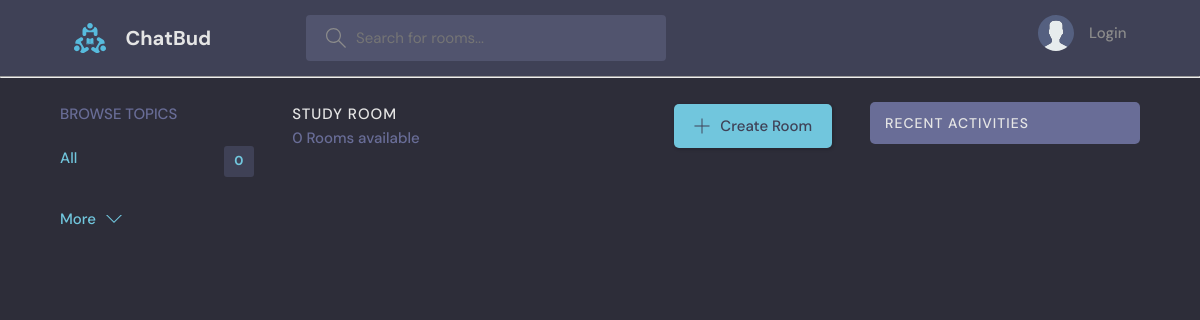
Before: / with the older database file.
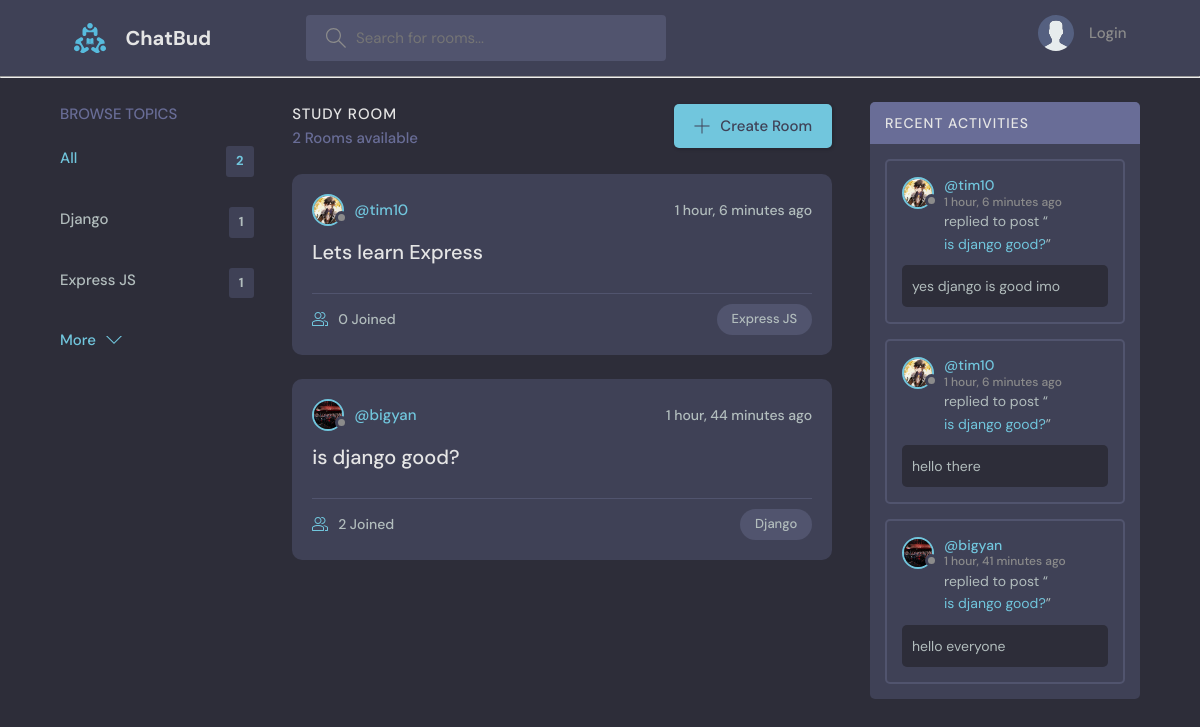
After: the same page with the newer database file.
### chatapp/models.py (models this page shows, shortened)
class Topic(models.Model):
    name = models.CharField(max_length=200)

class Room(models.Model):
    host = models.ForeignKey(User,on_delete=models.SET_NULL,null=True)
    topic = models.ForeignKey(Topic,on_delete=models.SET_NULL,null=True)
    name = models.CharField(max_length=200)
    description = models.TextField(null=True)
    participants = models.ManyToManyField(User,related_name='participants',blank=True) # here host is already connecting with User, so we give a related name to use.
    updated = models.DateTimeField(auto_now=True) # auto_now picks the time when the new data gets updated
    created = models.DateTimeField(auto_now_add=True) # whereas, auto_now_add saves the time when the data is created, hence it stays same for a particular data.
    class Meta:
        ordering = ['-updated','-created']
    def __str__(self):
        return self.name

class User(AbstractUser):
    name = models.CharField(max_length=200,null=True)
    email = models.EmailField(unique=True,null=True)
    bio = models.TextField(null=True)
    avatar= models.ImageField(null=True, default="avatar.svg")
    USERNAME_FIELD= 'email'
    REQUIRED_FIELDS=[]

class Message(models.Model):
    user = models.ForeignKey(User,on_delete=models.CASCADE)
    room = models.ForeignKey(Room,on_delete=models.CASCADE) #on_delete=models.CASCADE ensures that when a room is deleted then the messages gets deleted as well.
    body = models.TextField()
    updated = models.DateTimeField(auto_now=True)
    created = models.DateTimeField(auto_now_add=True)
    class Meta:
        ordering = ['-updated','-created']

### chatapp/views.py (the view)
# urls.py: path('',views.index,name='index'),
def index(request):
    q=request.GET.get('q') if request.GET.get('q') != None else ''
    rooms = Room.objects.filter(
        Q(topic__name__icontains=q) |
        Q(name__icontains=q) |
        Q(description__icontains=q)
    )
    room_count = rooms.count()
    room_messages= Message.objects.filter(Q(room__topic__name__icontains=q)) #this will make sure that the activity field contains the activities related to those topics only
    topics = Topic.objects.all()[0:3]
    context = {'rooms':rooms, 'topics':topics, 'room_count':room_count,'room_messages':room_messages}
    return render(request,'chatapp/home.html',context)

### chatapp/templates/chatapp/home.html (shortened to what this page needs)
    {% extends 'main.html' %}
    {% block content %}
    <main class="layout layout--3">
      <div class="container">
        {% include 'chatapp/topic_component.html' %}
        <div class="roomList">
          <div class="roomList__header">
            <div>
              <h2>Study Room</h2>
              <p>{{ room_count }} Rooms available</p>
            </div>
            <a class="btn btn--main" href="{%url 'create-room' %}">
              <svg version="1.1" xmlns="http://www.w3.org/2000/svg" width="32" height="32" viewBox="0 0 32 32">
                <title>add</title>
                <path
                  d="M16.943 0.943h-1.885v14.115h-14.115v1.885h14.115v14.115h1.885v-14.115h14.115v-1.885h-14.115v-14.115z"
                ></path>
              </svg>
              Create Room
            </a>
          </div>
          {% include 'chatapp/feed_component.html' %}
        </div>
        {% include 'chatapp/activity_component.html' %}
      </div>
    </main>
    {% endblock %}

### chatapp/templates/chatapp/topic_component.html
<div class="topics">
    <div class="topics__header">
      <h2>Browse Topics</h2>
    </div>
    <ul class="topics__list">
      <li>
        <a href="{% url 'index' %}" class="active">All <span>{{topics.count}}</span></a>
      </li>
      {% for topic in topics %}
        <li>
        <a href="{% url 'index' %}?q={{topic.name}}">{{topic.name}} <span>{{topic.room_set.all.count}}</span></a>
      </li>
      {% endfor %}
         </ul>
    <a class="btn btn--link" href="{% url 'topics' %}">
      More
      <svg version="1.1" xmlns="http://www.w3.org/2000/svg" width="32" height="32" viewBox="0 0 32 32">
        <title>chevron-down</title>
        <path d="M16 21l-13-13h-3l16 16 16-16h-3l-13 13z"></path>
      </svg>
    </a>
  </div>

### chatapp/templates/chatapp/feed_component.html (shortened to what this page needs)
        {% for room in rooms %}
          <div class="roomListRoom">
            <div class="roomListRoom__header">
              <a href="{% url 'user-profile' room.host.id %}" class="roomListRoom__author">
                <div class="avatar avatar--small">
                  <img src="{{ room.host.avatar.url }}" />
                </div>
                <span>@{{ room.host.username }}</span>
              </a>
              <div class="roomListRoom__actions">
                <span>{{ room.created|timesince }} ago</span>
              </div>
            </div>
            <div class="roomListRoom__content">
              <a href="{% url 'room' room.id %}">{{room.name}}</a>
            </div>
            <div class="roomListRoom__meta">
              <a href="{% url 'room' room.id %}" class="roomListRoom__joined">
                {{ room.participants.all.count }} Joined
              </a>
              <p class="roomListRoom__topic">{{room.topic.name}}</p>
            </div>
          </div>
        {% endfor %}

### chatapp/templates/chatapp/activity_component.html (shortened to what this page needs)
<div class="activities">
    <div class="activities__header">
        <h2>Recent Activities</h2>
    </div>
    {% for message in room_messages %}
    <div class="activities__box">
        <div class="activities__boxHeader roomListRoom__header">
            <a href="{% url 'user-profile' message.user.id %}" class="roomListRoom__author">
                <div class="avatar avatar--small">
                    <img src="{{ message.user.avatar.url }}" />
                </div>
                <p>
                    @{{ message.user.username }}
                    <span>{{ message.created|timesince}} ago</span>
                </p>
            </a>
        </div>
        <div class="activities__boxContent">
            <p>
                replied to post “<a href="{% url 'room' message.room.id %}">{{message.room}}</a>”
            </p>
            <div class="activities__boxRoomContent">
                {{message.body}}
            </div>
        </div>
    </div>
    {% endfor %}
</div>

Changed rows visible on the page:
added Topic: name "Django", room_set.all.count "1"
added Topic: name "Express JS", room_set.all.count "1"
added Room: host.avatar (picture), host.username "tim10", created "1 hour, 6 minutes", name "Lets learn Express", participants.all.count "0", topic.name "Express JS"
added Room: host.avatar (picture), host.username "bigyan", created "1 hour, 44 minutes", name "is django good?", participants.all.count "2", topic.name "Django"
added Message: user.avatar (picture), user.username "tim10", created "1 hour, 6 minutes", room "is django good?", body "yes django is good imo"
added Message: user.avatar (picture), user.username "tim10", created "1 hour, 6 minutes", room "is django good?", body "hello there"
added Message: user.avatar (picture), user.username "bigyan", created "1 hour, 41 minutes", room "is django good?", body "hello everyone"
Other visible differences:
{{ topics.count }}: "0" → "2"
{{ room_count }}: "0" → "2"
